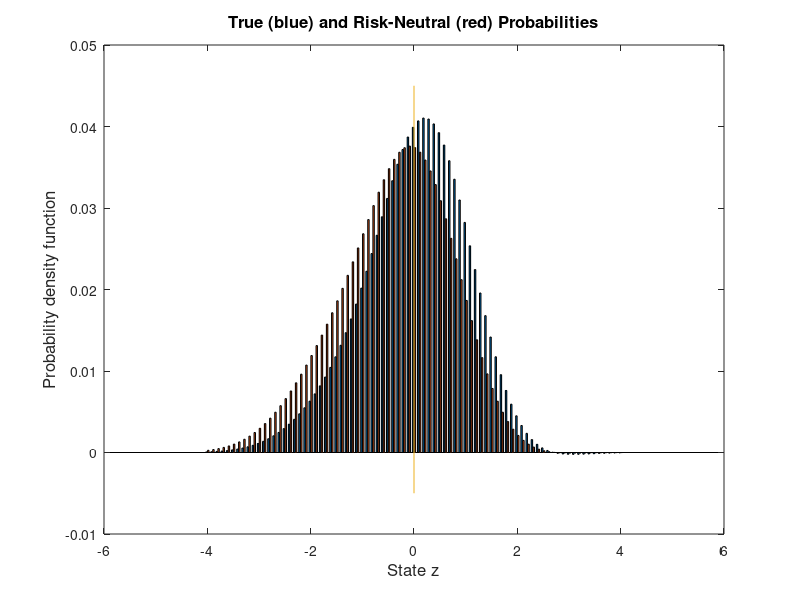

Here is the MATLAB script that generated this plot:
% -------------------------------------------------------------------------
%  risk_neutral_probs.m
%  Take arbitrary distribution over a state space and compute 
%  pricing kernel and risk neutral probabilities for power utility.  
%  Notation:  c^(1-alpha)/(1-alpha)
%  Written by:  Dave Backus
% -------------------------------------------------------------------------
format compact 
format short 
clear all 
clf
disp(' ') 
disp('------------------------------------------------------------------')
disp('Pricing kernel and risk-neutral probs with power utility')
disp('------------------------------------------------------------------')
disp(' ')

% disp(' ')
disp('1. Basic inputs') 
% risk aversion 
alpha = 10
beta = 0.99 
lambda = 1
% arbitrary state grid 
zmax = 4; dz = 0.1; 
z = [-zmax:dz:zmax]';
%nz = length(z);
% skewness and (excess) kurtosis
gamma1 = -0.5 
gamma2 = 0.0     
% Gram-Charlier distribution (normal if gamma1 = gamma2 = 0) 
p = exp(-z.^2/2).*(1 + gamma1*(z.^3-3*z)/6 + gamma2*(z.^4-6*z.^2+3)/24);       
checkprobssum2one = sum(p)*dz/sqrt(2*pi)
p = p/sum(p);

%{
% Bernoulli (an alternative, comment out if not needed)
z = [-1; 1];
p = [0.5; 0.5];  
%}

% logg is a linear function of z 
mug = 0.02  
sigmag = 0.035 
logg = mug + sigmag*z;                      
g = exp(logg);

disp(' ')
disp('Properties of log g (check to see if we replicate inputs)') 
disp('mean, std, gamma1, gamma2') 
kappa1 = p'*logg;
dev = logg - kappa1;
kappa2 = p'*dev.^2;
kappa3 = p'*dev.^3;
kappa4 = p'*dev.^4;
[kappa1 sqrt(kappa2) kappa3/kappa2^1.5 kappa4/kappa2^2-3]
%%
% pricing kernel
m = beta*g.^(-alpha);

% entropy 
disp(' ')
disp('Moments of log m (mean, std, gamma1, gamma2)') 
logm = log(m);
kappa1 = p'*logm;
dev = logm - kappa1;
kappa2 = p'*dev.^2;
kappa3 = p'*dev.^3;
kappa4 = p'*dev.^4;
[kappa1 sqrt(kappa2) kappa3/kappa2^1.5 kappa4/kappa2^2-3]
Elogm = kappa1;
logEm = log(p'*m);
Lm = logEm - Elogm
Lm_lognormal = kappa2/2

% p*
q1 = p'*m
pstar = p.*m/q1;
checkonepstar = sum(pstar)
% equity 
qe = sum(p.*m.*g)

% Figures 
FontSize = 12;
FontName = 'Helvetica';  % or 'Times' 
LineWidth = 1.5;

figure(1) 
bar(z, [p pstar])
line([0 0], [-0.005 0.045])
title('True (blue) and Risk-Neutral (red) Probabilities','FontSize',FontSize,'FontName',FontName) 
xlabel('State z','FontSize',FontSize,'FontName',FontName)
ylabel('Probability density function','FontSize',FontSize,'FontName',FontName)

return 

